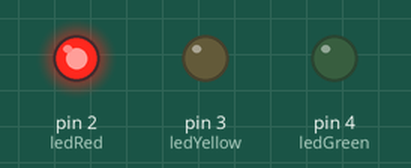
Bench run of a sketch on a simulated Arduino Uno, built with avr-gcc and run on an emulated ATmega328P. Shown: output pins drawn as LEDs (lit = HIGH).

Above: at 5.0 s.
At 15.0 s:
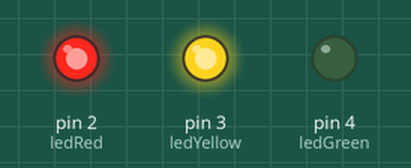
At 21.0 s:
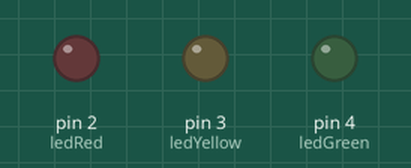
At 24.5 s:
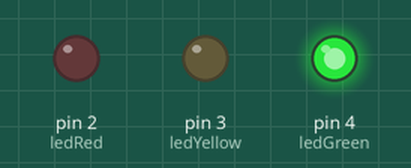
Timing chart, 0 to 35.1 s (numbered marks = the images above):
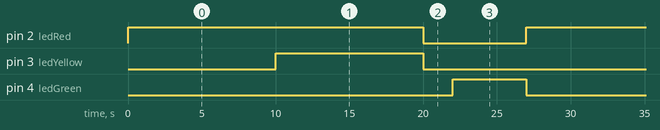

The sketch:

TRAFFIC_LIGHTS.ino
```cpp
#define ledRed 2
#define ledYellow 3
#define ledGreen 4

void setup() {
  // put your setup code here, to run once:
  pinMode(ledRed, OUTPUT);
  pinMode(ledYellow, OUTPUT);
  pinMode(ledGreen, OUTPUT);
}

void loop() {
  // put your main code here, to run repeatedly:
  digitalWrite(ledRed, HIGH);
  delay(10000);
  digitalWrite(ledYellow, HIGH);
  delay(10000);
  digitalWrite(ledRed, LOW);
  digitalWrite(ledYellow, LOW);
  delay(2000);
  digitalWrite(ledGreen, HIGH);
  delay(5000);
  digitalWrite(ledGreen, LOW);
}
```

Measured:
- by itself, pin 2 (ledRed): alternates HIGH for 20.0 s and LOW for 7.0 s
- by itself, pin 3 (ledYellow): alternates HIGH for 10.0 s and LOW for 17.0 s
- by itself, pin 4 (ledGreen): alternates HIGH for 5.0 s and LOW for 22.0 s
